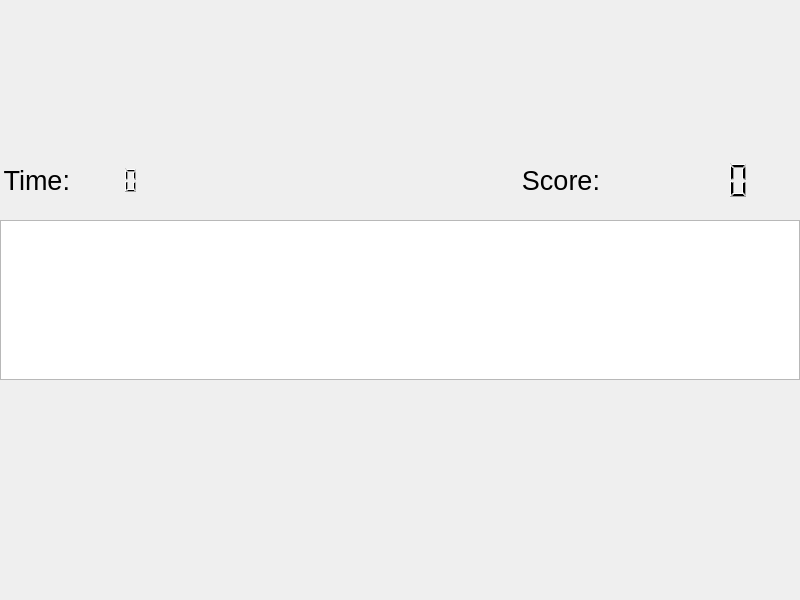
<?xml version="1.0" encoding="UTF-8"?>
<ui version="4.0">
 <class>GameWindow</class>
 <widget class="QMainWindow" name="GameWindow">
  <property name="geometry">
   <rect>
    <x>0</x>
    <y>0</y>
    <width>800</width>
    <height>600</height>
   </rect>
  </property>
  <property name="minimumSize">
   <size>
    <width>800</width>
    <height>600</height>
   </size>
  </property>
  <property name="maximumSize">
   <size>
    <width>800</width>
    <height>600</height>
   </size>
  </property>
  <property name="windowTitle">
   <string>GameWindow</string>
  </property>
  <widget class="QWidget" name="centralWidget">
   <widget class="QGraphicsView" name="graphicsView">
    <property name="geometry">
     <rect>
      <x>0</x>
      <y>220</y>
      <width>800</width>
      <height>160</height>
     </rect>
    </property>
    <property name="minimumSize">
     <size>
      <width>800</width>
      <height>160</height>
     </size>
    </property>
    <property name="maximumSize">
     <size>
      <width>800</width>
      <height>160</height>
     </size>
    </property>
   </widget>
   <widget class="QLabel" name="Doramu">
    <property name="geometry">
     <rect>
      <x>0</x>
      <y>220</y>
      <width>140</width>
      <height>160</height>
     </rect>
    </property>
    <property name="text">
     <string/>
    </property>
    <property name="pixmap">
     <pixmap resource="image.qrc">:/Resource/Image/Doramu.png</pixmap>
    </property>
   </widget>
   <widget class="QLCDNumber" name="TimeLCD_basic">
    <property name="geometry">
     <rect>
      <x>70</x>
      <y>160</y>
      <width>70</width>
      <height>40</height>
     </rect>
    </property>
    <property name="frameShape">
     <enum>QFrame::NoFrame</enum>
    </property>
   </widget>
   <widget class="QLabel" name="Time_basic">
    <property name="geometry">
     <rect>
      <x>0</x>
      <y>160</y>
      <width>70</width>
      <height>40</height>
     </rect>
    </property>
    <property name="font">
     <font>
      <pointsize>20</pointsize>
     </font>
    </property>
    <property name="text">
     <string>Time:</string>
    </property>
    <property name="alignment">
     <set>Qt::AlignRight|Qt::AlignTrailing|Qt::AlignVCenter</set>
    </property>
   </widget>
   <widget class="QLabel" name="Score_basic">
    <property name="geometry">
     <rect>
      <x>500</x>
      <y>160</y>
      <width>100</width>
      <height>40</height>
     </rect>
    </property>
    <property name="font">
     <font>
      <pointsize>20</pointsize>
     </font>
    </property>
    <property name="text">
     <string>Score:</string>
    </property>
    <property name="alignment">
     <set>Qt::AlignRight|Qt::AlignTrailing|Qt::AlignVCenter</set>
    </property>
   </widget>
   <widget class="QLCDNumber" name="ScoreLCD_basic">
    <property name="geometry">
     <rect>
      <x>650</x>
      <y>160</y>
      <width>100</width>
      <height>40</height>
     </rect>
    </property>
    <property name="frameShape">
     <enum>QFrame::NoFrame</enum>
    </property>
   </widget>
  </widget>
 </widget>
 <layoutdefault spacing="6" margin="11"/>
 <resources>
  <include location="image.qrc"/>
 </resources>
 <connections/>
</ui>
